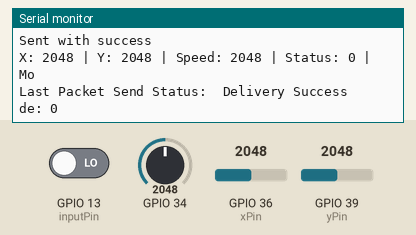
A sketch run on a simulated ESP32. Shown: the last lines printed to the serial monitor. The test bench sets the inputs (shaded band); at power-on: GPIO 34 = 2048, GPIO 36 (xPin) = 2048, GPIO 39 (yPin) = 2048, GPIO 13 (inputPin) LOW.

Above: at 1.3 s.
1.4 s: GPIO 34 set to 1064
At 2.1 s:
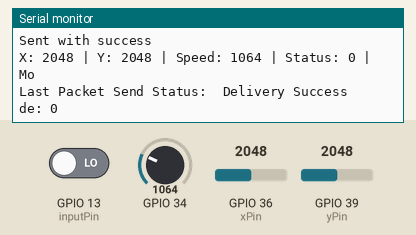
2.9 s: GPIO 34 set to 964
At 3.8 s:
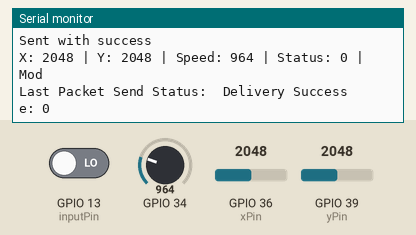
4.8 s: GPIO 36 (xPin) set to 1052
At 5.5 s:
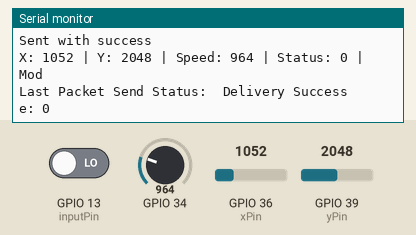
6.3 s: GPIO 36 (xPin) set to 948
At 7.2 s:
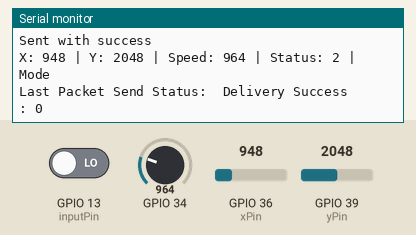
8.2 s: GPIO 39 (yPin) set to 1064
At 8.8 s:
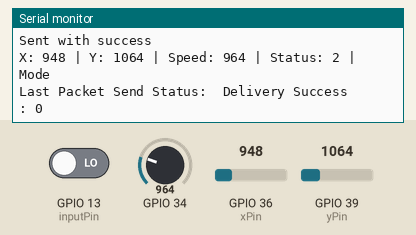
9.7 s: GPIO 39 (yPin) set to 943
At 10.5 s:
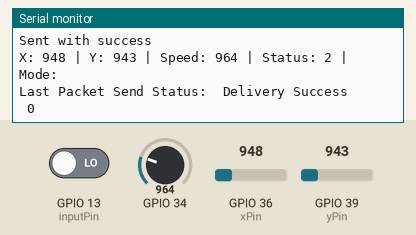

Measured:
- the behaviour switches between 1000 and 999 on GPIO 34 (found by bisection; images 1 and 2)
- the behaviour switches between 1000 and 999 on GPIO 36 (xPin) (found by bisection; images 3 and 4)
- the behaviour switches between 1000 and 999 on GPIO 39 (yPin) (found by bisection; images 5 and 6)
- after the input at 1.4 s, the serial monitor: prints a new line after 0.27 s (image 1)
- after the input at 2.9 s, the serial monitor: prints a new line after 0.45 s (image 2)
- after the input at 4.8 s, the serial monitor: prints a new line after 0.22 s (image 3)
- after the input at 6.3 s, the serial monitor: prints a new line after 0.39 s (image 4)
- after the input at 8.2 s, the serial monitor: prints a new line after 0.16 s (image 5)
- after the input at 9.7 s, the serial monitor: prints a new line after 0.32 s (image 6)

The sketch:

transmitter.ino
```cpp
///////////////////////////////////////////////////////////////////////////////////////
// OVERVIEW
////////////////////////////////////////////////////////////////////////////////////////
/*
DESCRIPTION: Transmitter setup and loop

AUTHOR: Tuan Kiet Le & Brendan Thomas.

COMMENTS:

*/
//////////////////////////////////////////////////////////////////////////////////////////
#include "Transmitter.h"

void setup()
{
  //Define pin for the directional controller
  DirController.xPin = 36;
  DirController.yPin = 39;

  //Define pin for the speed controller
  SpeedController.xPin = 34;
  //Initialize Serial monitor
  Serial.begin(9600);
  WiFi.mode(WIFI_STA);
  //Initialize ESP-NOW
  if(esp_now_init() != ESP_OK)
  {
    Serial.println("Error initializing ESP-NOW");
    return;
  }
  //Once ESP-NOW is successfully Init, we will register for senb CB to
  //send the data
  esp_now_register_send_cb(OnDataSent);
  //Initialize peerInfo
  esp_now_peer_info_t peerInfo;
  //Copy the receiver MAC address to the peer_addr
  memcpy(peerInfo.peer_addr, RxMACaddress, 6);
  peerInfo.channel = 0;
  peerInfo.encrypt = false;

  //Add peer and send data
  if(esp_now_add_peer(&peerInfo) != ESP_OK)
  {
    Serial.println("Failed to add peer");
    return;
  }

  //Set up GPIO
  pinMode(DirController.xPin, INPUT);
  pinMode(DirController.yPin, INPUT);
  pinMode(SpeedController.xPin, INPUT);
  pinMode(inputPin, INPUT);
}

void loop()
{
  DirController.xVal   = ReadXVal(DirController.xPin);
  DirController.yVal   = ReadYVal(DirController.yPin);
  SpeedController.xVal = ReadXVal(SpeedController.xPin);


  sentData.motorStatus = getMotorStatus(DirController.xVal, DirController.yVal);
  sentData.motorSpeed  = getMotorSpeed(SpeedController.xVal);
  sentData.motorMode   = getMotorMode(inputPin);
  //Send data to the receiver
  esp_err_t result = esp_now_send(RxMACaddress, (uint8_t *) &sentData, sizeof(sentData));
  if (result == ESP_OK) Serial.println("Sent with success");
  else Serial.println("Error sending the data");

  //For testing purposes
  printStatus(DirController, SpeedController, inputPin);

  delay(500);

}
```

Transmitter.h
```cpp
///////////////////////////////////////////////////////////////////////////////////////
// OVERVIEW
////////////////////////////////////////////////////////////////////////////////////////
/*
DESCRIPTION: Header file for Transmitter.ino. This file holds
             all the includes, defines, macros, and user - defined
             functions.

AUTHOR: Tuan Kiet Le & Brendan Thomas.

COMMENTS:

*/
///////////////////////////////////////////////////////////////////////////////////////
//INCLUDES
#include <esp_now.h>
#include <WiFi.h>
///////////////////////////////////////////////////////////////////////////////////////

//////////////////////////////////////////////////////////////////////////////////////
//STRUCTURE

//Define the message structure
typedef struct struct_message
{
  int motorStatus;
  int motorSpeed;
  int motorMode;
}struct_message;
struct_message sentData;

//Define the joystick structure
typedef struct Joystick
{
  int xPin;//Hold the pin that reads X axis
  int yPin;//Hold the pin that reads Y axis
  int xVal;//Hold X value
  int yVal;//Hold Y value
}Joystick;

struct Joystick SpeedController;
struct Joystick DirController;
//////////////////////////////////////////////////////////////////////////////////////

//////////////////////////////////////////////////////////////////////////////////////
//DEFINES, CONSTANT AND MACROS

const int inputPin = 13;

//Recevier MAC address
uint8_t RxMACaddress[] = {0x88,0x13,0xbf,0x01,0xec,0x6c};
//////////////////////////////////////////////////////////////////////////////////////

//////////////////////////////////////////////////////////////////////////////////////
//FUNCTIONS

//Analog read a pin
int ReadXVal(int pinNumber){
    return analogRead(pinNumber);
}
int ReadYVal(int pinNumber){
    return analogRead(pinNumber);
}
//Callback function that will be executed when data is sent
void OnDataSent(const uint8_t *mac_addr, esp_now_send_status_t status)
{
  Serial.print("\r\nLast Packet Send Status:\t");
  Serial.println(status == ESP_NOW_SEND_SUCCESS ? "Delivery Success" : "Delivery Fail");
}

//Get motor status based on the xVal and yVal
//xVal ranges from 0 to 4095, where 0 is fully reverse and 4095 is fully forward
//yVal ranges from 0 to 4095, where 0 is fully left and 4095 is fully right
int getMotorStatus(int xVal, int yVal)// MODE 1: FORWARD, MODE 2: REVERSE, MODE 3: LEFT, MODE 4: RIGHT
{
  if (yVal > 3500){
    if (xVal > 3500) {
      return 1;
    } else if (xVal < 1000) {
      return 2;
    } else {
      return 4;
    }
  } else if (yVal < 1000) {
    if (xVal > 3500) {
      return 1;
    } else if (xVal < 1000) {
      return 2;
    } else {
      return 3;
    }
  } else {
    if (xVal > 3500) {
      return 1;
    } else if (xVal < 1000) {
      return 2;
    } else {
      return 0;
    }
  }
}
int getMotorSpeed(int xValSpeed)// MODE 1: FULL SPEED, MODE 2: HALF-SPEED, MODE 3: QUARTER-SPEED
{
//If the joystick is pushed forward, increase speed to max speed
  if (xValSpeed > 3500) {
    return 1;
//If the joystick is pulled backward, decrease speed to quarter speed
  } else if (xValSpeed < 1000) {
    return 3;
//If the joystick is idle or not pushed/pulled to previous values, speed remains at half speed
  } else {
    return 2;
  }
}

int getMotorMode(int inputPin){
  return digitalRead(inputPin);
}
void printStatus(struct Joystick DirController, struct Joystick SpeedController, int inputPin){
  Serial.print("X: ");
  Serial.print(DirController.xVal);
  Serial.print(" | Y: ");
  Serial.print(DirController.yVal);
  Serial.print(" | Speed: ");
  Serial.print(SpeedController.xVal);
  Serial.print(" | Status: ");
  Serial.print(getMotorStatus(DirController.xVal, DirController.yVal));
  Serial.print(" | Mode: ");
  Serial.println(getMotorMode(inputPin));

}
```
